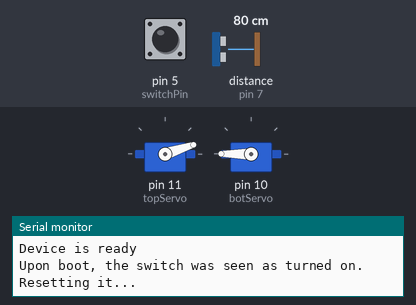
The sketch below on a simulated Arduino Pro Mini, built with avr-gcc and run on an emulated ATmega328P. Shown: 2 × servo, the last lines printed to the serial monitor. The test bench sets the inputs (shaded band); at power-on: pin 5 (switchPin) HIGH, distance to the obstacle (sensor on pin 7) 80 cm. The echo pulse lasts 58.3 µs per cm.

Above: at 0.8 s.
0.9 s: pin 5 (switchPin) pulled LOW for 0.15 s
At 0.98 s:
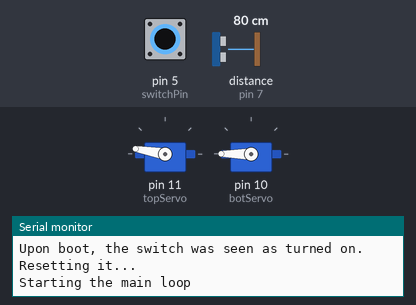
2.5 s: pin 5 (switchPin) pulled LOW for 1 s
At 4.7 s:
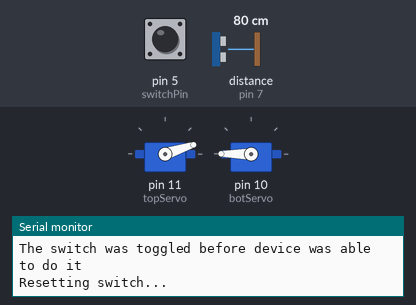
5.0 s: pin 5 (switchPin) pulled LOW for 3.2 s
At 5.9 s:
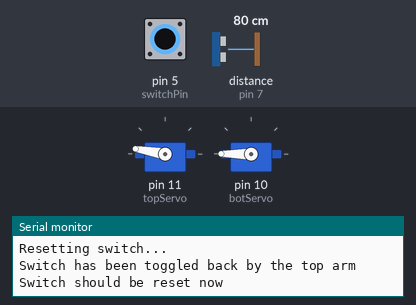
Timing chart, 0 to 9.7 s (numbered marks = the images above; inputs shaded):
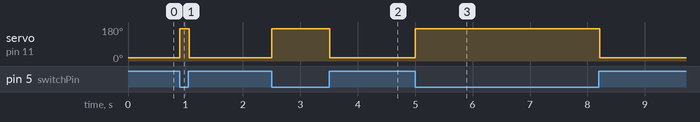

The sketch:

exceptionally_useless_box_v0.ino
```cpp
///////////////////////////////////////////////////////////////////////////////////////////////////////////////////
// This code is for The Exceptionally Useless Box. Currently set up to be run on an Arduino Pro Mini.
// Written by: Kyle Fitch
///////////////////////////////////////////////////////////////////////////////////////////////////////////////////
// Related project files are hosted on this repository: https://github.com/effequalsemeh/Exceptionally-Useless-Box
//////////////////////////////////////////////////////////////////////////////////////////////////////////////////
// Version History:
// 6-2-19 v0: initial release
//////////////////////////////////////////////////////////////////////////////////////////////////////////////////
// A note on using this code:
// When I wrote this, I did so in 30 minutes just to get it working. There are far more efficient ways to go about this,
// but this was the quickest and dirtiest way I could get it up and running. When the device is mechanically set up and in
// position, the botAngleMax, botAngleMin, topAngleMax, and topAngleMin need to be tuned to dial in on how hard the arms need
// to press the switch and toggle it over.

#include <Servo.h>

const int switchPin = 5; // pin that the toggle switch is connected to
const int trigPin = 6; // "trig" pin on the ultrasonic sensor
const int echoPin = 7; // "echo" pin on the ultrasonic sensor
Servo topServo; // the "top" servo is the one whose arms extend out of the top lid
Servo botServo; // the "bot" or bottom servo is the one whose arms extend out of the front lid

float distance = 0; // variable to store the measured distance from the ultrasonic sensor
int switchState = 0; // variable to store the state of the switch
boolean switching = false; // used to control the state of the device and handle the delay of the servo rotation

const int botAngleMax=7;                 //angle in degrees that the bottom arm will fully extend to
const int botAngleMin=180;        // angle in degrees that the bottom arm goes to when fully retracted
const int topAngleMax=18;                //angle in degrees that the top arm will fully extend to
const int topAngleMin=170;               //angle in degrees that the top arm goes to when fully retracted
const int distanceMax=50;                //the maximum distance away from the sensor that the bottom servo will respond to
const float thresholdPercent = 0.93; // percentage of the maximum travel of the bottom arm where the arm should fully commit to pressing the switch
const float threshCommit = thresholdPercent * botAngleMin; // the calculated angle when the arm should fully commit to pressing the switch


void setup()
{
  topServo.attach(11);
  botServo.attach(10);
  topServo.write(topAngleMin);        //set initial position of the top arm
  botServo.write(botAngleMin);       //set initial position of the bottom arm
  pinMode(switchPin, INPUT_PULLUP); // don't forget to put a pull-up resistor on this pin
  pinMode(echoPin, INPUT);
  pinMode(trigPin, OUTPUT);
  Serial.begin(9600);
  Serial.println("Device is ready");

  // if the switch was already on when the device powers on, turn the switch off before entering the main loop
  if (digitalRead(switchPin)==HIGH && switchState == 0) // check if the switch is turned on when it was previously off
  {
    Serial.println("Upon boot, the switch was seen as turned on. Resetting it...");
    switching = true;
    switchState = 1;
    topServo.write(topAngleMax); // set position of top arm to hit the switch back off
    botServo.write(botAngleMin); // retract the bottom arm while the top arm turns the switch off
    while (switching == true) // don't do anything except wait for the arm to hit the switch
    {
      if (digitalRead(switchPin) == LOW) // check if the switch is off yet
      {
        switchState = 0;
        switching = false;
        topServo.write(topAngleMin); // retract the top arm now that the switch is off
      }
    }
  }
  Serial.println("Starting the main loop");
}

void loop()
{
  if (digitalRead(switchPin) == HIGH) // check if the switch was changed by the user before the bottom arm could do it
  {
    Serial.println("The switch was toggled before device was able to do it");
    switching = true;
    resetSwitch();
  }
  distance = getDistance();
  if (distance < distanceMax) // if the reading is close enough to the device, update the motor position
  {
    updateBotArm(distance);
    delay(15);
  }
  else
  {
    botServo.write(botAngleMin); // retract the bottom arm if there's nothing in the way of the sensor
  }
}

int getDistance()
{
  digitalWrite(trigPin, LOW);
  delayMicroseconds(5);
  digitalWrite(trigPin, HIGH);
  delayMicroseconds(10);
  digitalWrite(trigPin,LOW);
  float duration = pulseIn(echoPin, HIGH);
  float measuredDistance = duration*.034/2;
  return measuredDistance;
}


void updateBotArm(int handDistance)
{
  float motorPosition = map(handDistance, 0, distanceMax, botAngleMax, botAngleMin); // convert the sensor distance range to the output angle range, but inverted so that the angle goes up as the distance goes down
      Serial.print(distance);
    Serial.print(", ");
    Serial.println(motorPosition);
  {
    if (distance < 7)
    {
      commit();
    }
    else
    {
      botServo.write(motorPosition);
    }
  }
}

void commit()
{
  Serial.println("Committing to pressing the switch...");
  botServo.write(botAngleMax);
  while (switchState == 0)
  {
    if (digitalRead(switchPin) == HIGH)
    {
      switchState = 1;
      switching = true;
      botServo.write(botAngleMin);
      Serial.println("Switch has been toggled by the bottom arm");
    }
  }
  resetSwitch();
}

void resetSwitch()
{
  Serial.println("Resetting switch...");
  topServo.write(topAngleMax); // set position of top arm to hit the switch back off
  while (switching == true) // don't do anything except wait for the arm to hit the switch
  {
    if (digitalRead(switchPin) == LOW) // check if the switch is off yet
    {
      switchState = 0;
      switching = false;
      topServo.write(topAngleMin); // retract the top arm now that the switch is off
      Serial.println("Switch has been toggled back by the top arm");
    }
  }
  Serial.println("Switch should be reset now");
}
```

Measured:
- after the input at 0.9 s, servo on pin 11 (topServo): 18° → 170° at once, → 18° 0.17 s later
- after the input at 2.5 s, servo on pin 11 (topServo): 18° → 170° at once, → 18° 1.0 s later
- after the input at 5.0 s, servo on pin 11 (topServo): 18° → 170° at once, → 18° 3.2 s later
